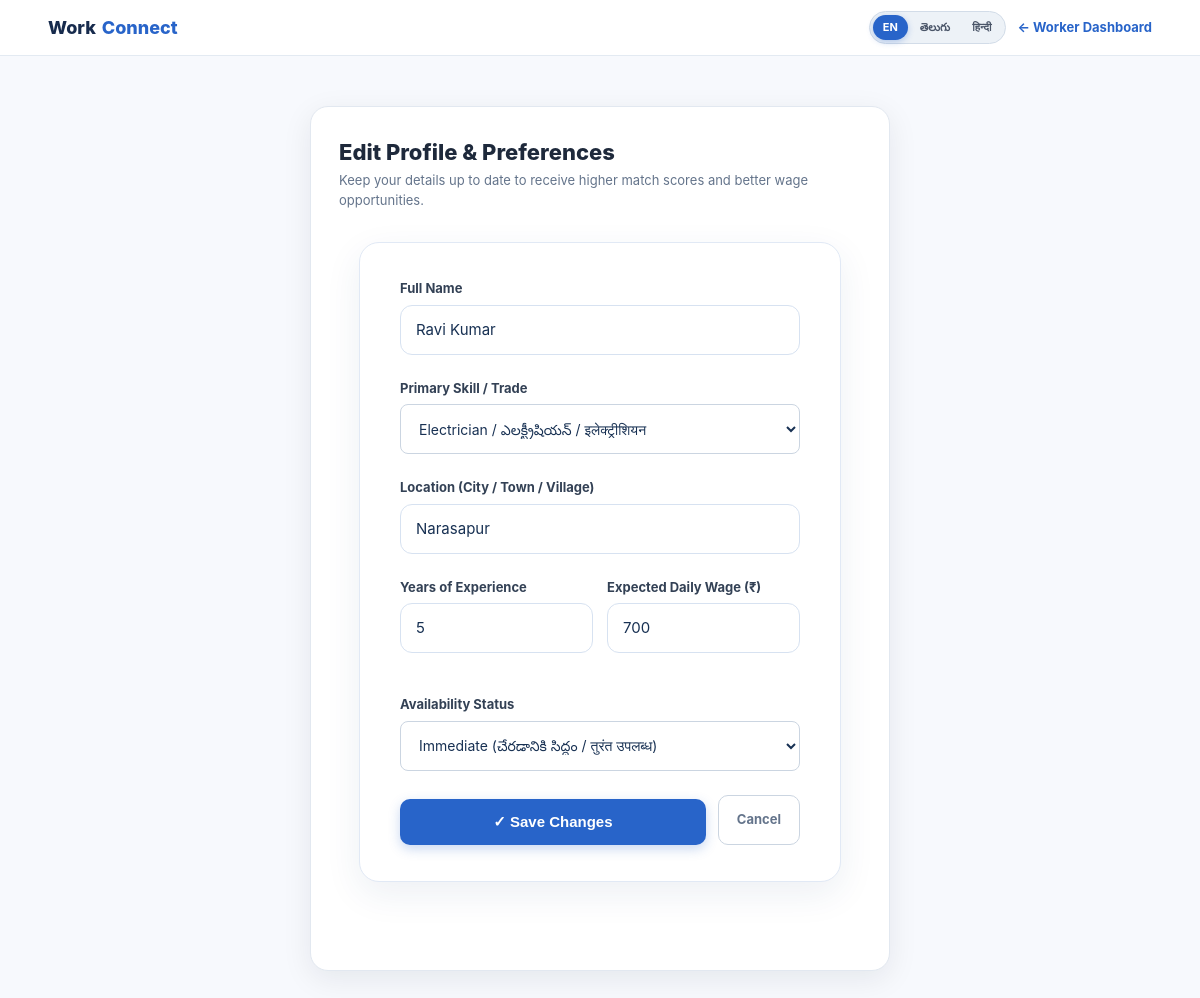
/worker/profile/edit (signed in), run on the app's committed database.
### tables this page shows
CREATE TABLE workers (
            id INTEGER PRIMARY KEY AUTOINCREMENT,
            name TEXT NOT NULL,
            email TEXT NOT NULL UNIQUE,
            skill TEXT NOT NULL,
            location TEXT NOT NULL,
            experience INTEGER NOT NULL CHECK (experience >= 0),
            wage INTEGER NOT NULL CHECK (wage >= 0),
            created_at TEXT NOT NULL DEFAULT CURRENT_TIMESTAMP
        , availability TEXT NOT NULL DEFAULT 'Immediate', rating REAL NOT NULL DEFAULT 4.8, password_hash TEXT);

### app.py (the view, shortened to what this page needs)
@app.route("/worker/profile/edit", methods=["GET", "POST"])
@worker_required
def worker_profile_edit():
    worker = get_worker_by_id(session["user_id"])
    if not worker:
        flash("Worker not found.", "danger")
        return redirect(url_for("login", role="worker"))
    return render_template("worker_profile_edit.html", worker=worker)

### app.py (called while the page is built)
@app.before_request
def setup_user_language():
    if "lang" not in session:
        cookie_lang = request.cookies.get("workconnect_lang")
        if cookie_lang in SUPPORTED_LANGUAGES:
            session["lang"] = cookie_lang
        else:
            session["lang"] = "en"

def worker_required(f):
    @wraps(f)
    def decorated_function(*args, **kwargs):
        if not session.get("user_id"):
            flash("Please sign in as a worker to proceed.", "warning")
            return redirect(url_for("login", role="worker", next=request.url))
        if session.get("role") != "worker":
            flash("Unauthorized. This area is reserved for workers.", "danger")
            return redirect(url_for("home"))
        return f(*args, **kwargs)
    return decorated_function

### database.py (called while the page is built)
def get_worker_by_id(worker_id):
    with sqlite3.connect(DATABASE_NAME) as connection:
        connection.row_factory = sqlite3.Row
        row = connection.execute(
            "SELECT * FROM workers WHERE id = ?", (worker_id,)
        ).fetchone()
        return dict(row) if row else None

def get_unread_notifications_count(user_role, user_id):
    if not user_id:
        return 0
    with sqlite3.connect(DATABASE_NAME) as connection:
        row = connection.execute(
            "SELECT COUNT(*) FROM notifications WHERE user_role = ? AND user_id = ? AND is_read = 0",
            (user_role, user_id)
        ).fetchone()
        return row[0] if row else 0

### trade_utils.py (called while the page is built)
def get_all_trades_list(lang="en"):
    result = []
    name_field = f"name_{lang}" if lang in ("en", "te", "hi") else "name_en"
    for key, data in TRADE_METADATA.items():
        result.append({
            "key": key,
            "name": data.get(name_field, data["name_en"]),
            "icon": data["icon"],
            "image": data["image"],
            "color": data["color"],
            "bg_tint": data["bg_tint"]
        })
    return result

### translations.py (called while the page is built)
def get_translation(key, lang="en", default=None):
    lang = lang if lang in SUPPORTED_LANGUAGES else "en"
    trans = TRANSLATIONS.get(lang, TRANSLATIONS["en"])
    if key in trans:
        return trans[key]
    return TRANSLATIONS["en"].get(key, default or key)

### templates/worker_profile_edit.html (shortened to what this page needs)
<!DOCTYPE html>
<html lang="{{ active_lang }}">
<head>
    <link rel="stylesheet" href="{{ url_for('static', filename='css/style.css') }}">
</head>
<body style="background: #f7f9fd;">
    <header class="navbar" style="background: #ffffff; border-bottom: 1px solid #e3eaf2; padding: 0 4%; height: 56px; display: flex; align-items: center; justify-content: space-between; position: sticky; top: 0; z-index: 100;">
        <a href="{{ url_for('home') }}" style="font-size: 18px; font-weight: 800; color: #172b4d; text-decoration: none; display: flex; align-items: center; gap: 6px;">
            Work<span style="color: #2864c9;">Connect</span>
        </a>
        <div style="display: flex; align-items: center; gap: 12px;">
            <div class="lang-selector">
                <a href="{{ url_for('set_language', lang_code='en') }}" class="lang-btn {% if active_lang == 'en' %}active{% endif %}">EN</a>
                <a href="{{ url_for('set_language', lang_code='te') }}" class="lang-btn {% if active_lang == 'te' %}active{% endif %}">తెలుగు</a>
                <a href="{{ url_for('set_language', lang_code='hi') }}" class="lang-btn {% if active_lang == 'hi' %}active{% endif %}">हिन्दी</a>
            </div>
            <a href="{{ url_for('worker_dashboard') }}" style="font-size: 13px; font-weight: 700; color: #2864c9; text-decoration: none;">
                ← {{ t('nav_worker_dashboard') }}
            </a>
        </div>
    </header>
    <main style="padding: 20px;">
        <div class="edit-card">
            <h1 style="font-size: 22px; font-weight: 800; color: #1e293b; margin: 0 0 6px 0;">
                {{ t('edit_profile') }}
            </h1>
            <p style="font-size: 13px; color: #64748b; margin: 0 0 22px 0;">
                Keep your details up to date to receive higher match scores and better wage opportunities.
            </p>
            <form method="POST" action="{{ url_for('worker_profile_edit') }}">
                <div class="form-group">
                    <label>Full Name</label>
                    <input type="text" name="name" class="form-control" value="{{ worker.name }}" required>
                </div>
                <div class="form-group">
                    <label>Primary Skill / Trade</label>
                    <select name="skill" class="form-control" required>
                        <option value="Electrician" {% if worker.skill == 'Electrician' %}selected{% endif %}>Electrician / ఎలక్ట్రీషియన్ / इलेक्ट्रीशियन</option>
                    </select>
                </div>
                <div class="form-group">
                    <label>Location (City / Town / Village)</label>
                    <input type="text" name="location" class="form-control" value="{{ worker.location }}" required>
                </div>
                <div style="display: grid; grid-template-columns: 1fr 1fr; gap: 14px;">
                    <div class="form-group">
                        <label>Years of Experience</label>
                        <input type="number" name="experience" min="0" max="50" class="form-control" value="{{ worker.experience }}" required>
                    </div>
                    <div class="form-group">
                        <label>Expected Daily Wage (₹)</label>
                        <input type="number" name="wage" min="0" class="form-control" value="{{ worker.wage }}" required>
                    </div>
                </div>
                <div class="form-group">
                    <label>Availability Status</label>
                    <select name="availability" class="form-control">
                        <option value="Immediate" {% if worker.availability == 'Immediate' %}selected{% endif %}>Immediate (చేరడానికి సిద్ధం / तुरंत उपलब्ध)</option>
                    </select>
                </div>
                <div style="display: flex; gap: 12px; margin-top: 24px;">
                    <button type="submit" class="btn-apply-big" style="flex: 1;">
                        ✓ {{ t('save_changes') }}
                    </button>
                    <a href="{{ url_for('worker_dashboard') }}" style="display: inline-flex; align-items: center; justify-content: center; padding: 10px 18px; border: 1px solid #cbd5e1; border-radius: 10px; font-size: 13px; font-weight: 700; color: #64748b; text-decoration: none;">
                        Cancel
                    </a>
                </div>
            </form>
        </div>
    </main>
</body>
</html>

### static/css/style.css (style rules this page uses)
:root { --primary: #2864c9; --primary-dark: #194da7; --heading: #172b4d; --text: #536780; --muted: #7b8ba2; --border: #e4eaf3; --background: #f7f9fd; --white: #ffffff; --green: #19a789; }
* { box-sizing: border-box; }
html { scroll-behavior: smooth; scroll-padding-top: 12px; }
body { margin: 0; padding: 0; background: var(--background); color: var(--text); font-family: "Inter", "Segoe UI", Arial, sans-serif; font-size: 13px; line-height: 1.5; -webkit-font-smoothing: antialiased; text-rendering: optimizeLegibility; }
a { color: inherit; text-decoration: none; -webkit-tap-highlight-color: transparent; }
h1, h2, h3, p { overflow-wrap: anywhere; }
.navbar { height: 54px; min-height: 54px; padding: 0 4%; display: flex; justify-content: space-between; align-items: center; gap: 14px; background: var(--white); border-bottom: 1px solid #e9edf5; }
body:has(form) { background: #f5f8fd; color: #183153; }
body:has(form) h1 { color: #183153; font-size: clamp(30px, 4vw, 44px); line-height: 1.2; margin-bottom: 14px; }
body:has(form) form { width: min(100% - 36px, 680px); margin: 28px auto 60px; padding: 32px; background: #ffffff; border: 1px solid #e1e9f5; border-radius: 20px; box-shadow: 0 12px 36px rgba(31, 65, 115, 0.08); box-sizing: border-box; }
body:has(form) form label { display: block; margin: 0 0 8px; color: #344b6b; font-size: 15px; font-weight: 600; }
body:has(form) form input:not([type="checkbox"]):not([type="radio"]):not([type="submit"]), body:has(form) form select, body:has(form) form textarea { display: block; width: 100%; min-height: 46px; margin: 0 0 20px; padding: 11px 13px; border: 1px solid #d7e1ef; border-radius: 10px; background: #ffffff; color: #183153; font: inherit; font-size: 15px; box-sizing: border-box; transition: border-color 0.2s, box-shadow 0.2s; }
body:has(form) form button, body:has(form) form input[type="submit"] { display: inline-flex; align-items: center; justify-content: center; width: 100%; min-height: 48px; margin-top: 6px; padding: 12px 20px; border: none; border-radius: 10px; background: #2864cf; color: #ffffff; font-size: 16px; font-weight: 700; cursor: pointer; transition: background 0.2s, transform 0.2s; }
body:has(form) a { transition: color 0.2s; }
body:has(form) { margin: 0; background: #f5f8fd; }
body:has(form) form { width: min(100% - 40px, 720px); margin: 32px auto 56px !important; padding: 36px 40px; box-sizing: border-box; }
body:has(form) form label { display: block; margin: 0 0 9px; line-height: 1.5; }
body:has(form) form input:not([type="checkbox"]):not([type="radio"]):not([type="submit"]), body:has(form) form select, body:has(form) form textarea { width: 100%; min-height: 50px; margin: 0 0 24px; padding: 12px 15px; box-sizing: border-box; border: 1px solid #d7e2f1; border-radius: 12px; background: #fff; }
body:has(form) h1 { margin: 32px 0 12px; line-height: 1.2; }
body:has(form) form button, body:has(form) form input[type="submit"] { width: 100%; min-height: 52px; margin-top: 4px; border-radius: 12px; }
.lang-selector { display: inline-flex; align-items: center; background: #edf2f7; border-radius: 20px; padding: 3px; border: 1px solid #d2dce8; gap: 2px; }
.lang-btn { padding: 4px 10px; border-radius: 16px; font-size: 11px; font-weight: 700; color: #4a5568; text-decoration: none; transition: all 0.2s ease; }
.lang-btn.active { background: #2864c9; color: #ffffff !important; box-shadow: 0 2px 6px rgba(40, 100, 201, 0.3); }
.btn-apply-big { display: inline-flex; align-items: center; justify-content: center; gap: 8px; background: #2864c9; color: #ffffff !important; padding: 12px 24px; border-radius: 10px; font-size: 15px; font-weight: 750; text-decoration: none; border: none; cursor: pointer; box-shadow: 0 4px 12px rgba(40, 100, 201, 0.25); transition: all 0.2s ease; min-height: 46px; }

### templates/worker_profile_edit.html (style rules this page uses)
.edit-card { max-width: 580px; margin: 30px auto; background: #ffffff; border-radius: 18px; padding: 32px 28px; box-shadow: 0 8px 30px rgba(15, 23, 42, 0.08); border: 1px solid #e2e8f0; }
.form-group { margin-bottom: 18px; }
.form-group label { display: block; margin-bottom: 6px; font-size: 13px; font-weight: 700; color: #334155; }
.form-control { width: 100%; padding: 10px 14px; border: 1px solid #cbd5e1; border-radius: 8px; font-size: 14px; }

### data on the page
workers: name "Ravi Kumar", skill "Electrician / ఎలక్ట్రీషియన్ / इलेक्ट्रीशियन", location "Narasapur", experience "5", wage "700", availability "Immediate (చేరడానికి సిద్ధం / तुरंत उपलब्ध)"

### other printed values
{{ t('nav_worker_dashboard') }} "Worker Dashboard"
{{ t('edit_profile') }} "Edit Profile & Preferences"
{{ t('save_changes') }} "Save Changes"
